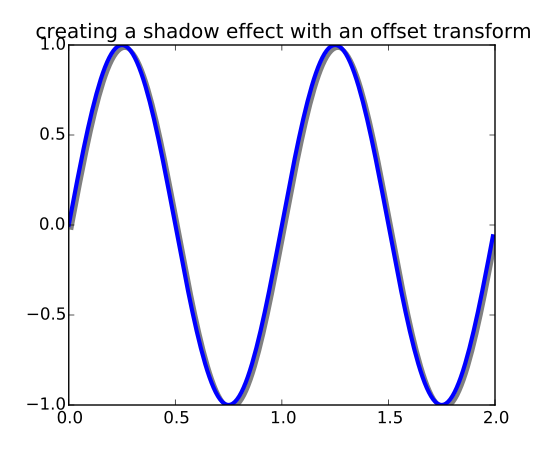

Recreate this plot in Python.
import numpy as np
import matplotlib.pyplot as plt
import matplotlib.patches as patches
import matplotlib.transforms as transforms

fig = plt.figure()
ax = fig.add_subplot(111)

# make a simple sine wave
x = np.arange(0., 2., 0.01)
y = np.sin(2*np.pi*x)
line, = ax.plot(x, y, lw=3, color='blue')

# shift the object over 2 points, and down 2 points
dx, dy = 2/72., -2/72.
offset = transforms.ScaledTranslation(dx, dy,
  fig.dpi_scale_trans)
shadow_transform = ax.transData + offset

# now plot the same data with our offset transform;
# use the zorder to make sure we are below the line
ax.plot(x, y, lw=3, color='gray',
  transform=shadow_transform,
  zorder=0.5*line.get_zorder())

ax.set_title('creating a shadow effect with an offset transform')
plt.show()
